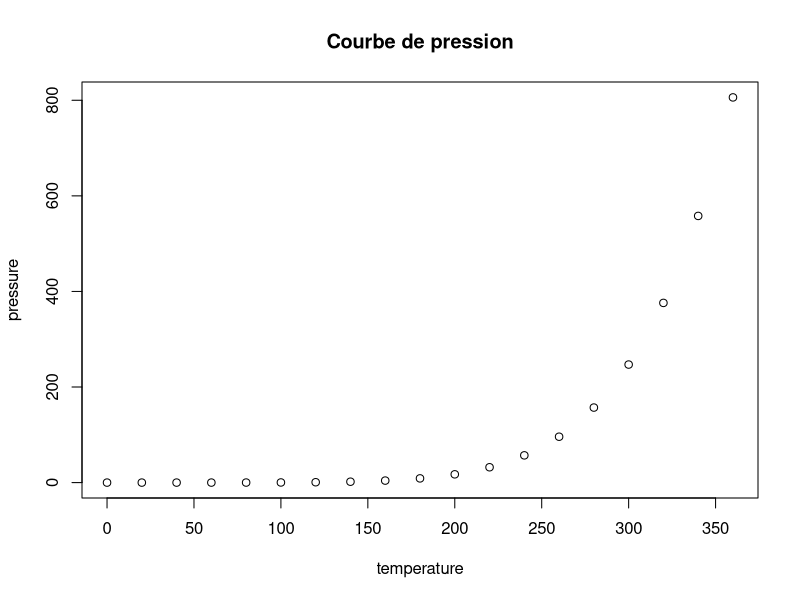

The R script that drew this image: (Note: this script raises an error after producing the figure.)
## ---- chunk 1
plot(pressure, main = "Courbe de pression")
## ---- chunk 2
nrow(df)
length(unique(df$adresse))
length(unique(df$etiquette_dpe))
length(unique(df$numero_dpe))
## ---- chunk 3
df2 <-df %>% 
  rename(Conso_totale = Consommation.annuelle.totale.de.l.adresse..MWh., Conso_Moy_log = Consommation.annuelle.moyenne.par.logement.de.l.adresse..MWh.,Conso_com = Consommation.annuelle.moyenne.de.la.commune..MWh. ) %>% 
  select(-adresse, -numero_dpe)

str(df2)
## ---- chunk 4
qualitative_cols<-c("etiquette_dpe","etiquette_ges")
df2[qualitative_cols]<-lapply(df2[qualitative_cols], as.factor)
quantitative_cols<-c("Conso_totale","Conso_Moy_log","Conso_com","annee_construction","surface_habitable_logement","conso_5.usages_ef","emission_ges_5_usages","cout_total_5_usages","nombre_appartement")
df2[quantitative_cols] <- lapply(df2[quantitative_cols], function(x) {
  cut(x,
      breaks = unique(quantile(x, probs = seq(0, 1, 0.25), na.rm = TRUE)),
      include.lowest = TRUE
  )
})
str(df2)

## ---- chunk 5
quali.sup = c(4,5)
## ---- chunk 6
ACM<-MCA(df2, quali.sup = quali.sup, graph = F, ncp = Inf)
## ---- chunk 7
ACM$eig
## ---- chunk 8
fviz_eig(ACM)
## ---- chunk 9
ACM_HCPC<-HCPC(ACM, graph = F, consol = F, cex = 0.3)
## ---- chunk 10
#fviz_dend(ACM_HCPC, main = "cluster with Ward method")
